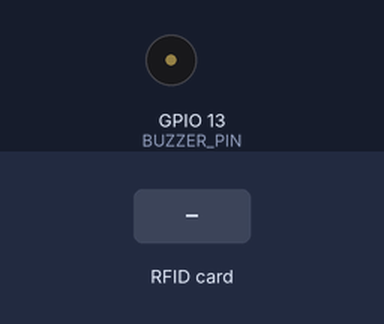
Bench run of a sketch on a simulated ESP32. On the bench: buzzer (waves = sounding, pin HIGH). The inputs (shaded band) are chosen by the test bench. WiFi joins after 1.5 s; servers stay silent unless stated; no MQTT or app messages arrive unless stated; what the sketch prints to the serial monitor is not drawn.

Above: at 2.8 s.
2.9 s: RFID card 5E 7A 19 C4 held to the reader
Timing chart, 0 to 5.9 s (numbered marks = the images above; inputs shaded):
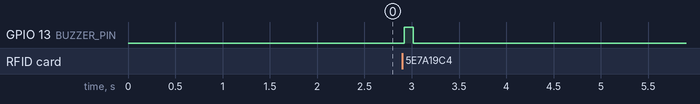

Measured:
- after the input at 2.9 s, GPIO 13 (BUZZER_PIN): LOW → HIGH at once, → LOW 0.10 s later

The sketch:

Act-9-Test-Yourself-RFID.ino
```cpp
/************************************************************
  ESP32 RFID + MQTT (Teaching Version)

  WHAT THIS CODE DOES:
  1. Connects ESP32 to WiFi
  2. Connects to an MQTT broker
  3. Reads an RFID card UID using MFRC522
  4. Sounds a buzzer when a card is detected
  5. Publishes the UID to an MQTT topic
  6. Uses millis() instead of delay() for timing
************************************************************/

// ==================== LIBRARIES ====================
// SPI library is needed for RFID communication
#include <SPI.h>

// MFRC522 library for RFID reader
#include <MFRC522.h>

// WiFi library for ESP32 internet connection
#include <WiFi.h>

// MQTT client library
#include <PubSubClient.h>

// ==================== PIN DEFINITIONS ====================
// These pins define how the RFID and buzzer are wired
#define SS_PIN     5     // RFID SDA / SS pin
#define RST_PIN    27    // RFID Reset pin
#define BUZZER_PIN 13    // Active buzzer pin

// ==================== WIFI CREDENTIALS ====================
// Change these to match your WiFi network
const char* ssid     = "WIFI";
const char* password = "PASS1234";

// ==================== MQTT SETTINGS ====================
// MQTT broker information
const char* mqtt_server   = "innovph.com";
const int   mqtt_port     = 1883;
const char* mqtt_user     = "mqtt";
const char* mqtt_password = "ICPHmqtt!";

// 🔹 DEVICE ID
// This identifies this ESP32 on the MQTT broker
// Changing this changes the MQTT topic automatically
const char* deviceId = "esp02";

// Buffer to store the final MQTT topic string
char mqtt_topic[64];

// ==================== OBJECT CREATION ====================
// Create RFID reader object
MFRC522 mfrc522(SS_PIN, RST_PIN);

// Create WiFi client (used by MQTT)
WiFiClient espClient;

// Create MQTT client
PubSubClient client(espClient);

// ==================== MILLIS TIMERS ====================
// These variables allow non-blocking timing
unsigned long lastScanTime = 0;   // last RFID scan time
unsigned long buzzerStart  = 0;   // when buzzer was turned on
bool buzzerActive          = false;

// Timing constants
const unsigned long SCAN_INTERVAL   = 1000; // 1 second between scans
const unsigned long BUZZER_DURATION = 100;  // buzzer ON time (ms)

// ==================== MQTT CONNECT FUNCTION ====================
// This function keeps trying until MQTT is connected
void connectMQTT() {
  while (!client.connected()) {
    Serial.print("Connecting to MQTT...");

    // Attempt to connect using deviceId as client name
    if (client.connect(deviceId, mqtt_user, mqtt_password)) {
      Serial.println("connected");
    } else {
      // If failed, print error code
      Serial.print("failed (rc=");
      Serial.print(client.state());
      Serial.println("), retrying...");
      delay(2000); // Delay is OK here (only reconnect logic)
    }
  }
}

// ==================== SETUP FUNCTION ====================
// Runs ONCE when ESP32 boots
void setup() {
  Serial.begin(115200);  // Start Serial Monitor

  // Setup buzzer pin
  pinMode(BUZZER_PIN, OUTPUT);
  digitalWrite(BUZZER_PIN, LOW); // buzzer OFF

  // Build MQTT topic dynamically
  // Example result: WiFi/act9/esp02/rfid
  snprintf(mqtt_topic, sizeof(mqtt_topic),
           "WiFi/act9/%s/rfid", deviceId);

  Serial.print("MQTT Topic: ");
  Serial.println(mqtt_topic);

  // Initialize SPI bus for RFID
  SPI.begin(18, 19, 23, SS_PIN);

  // Initialize RFID reader
  mfrc522.PCD_Init();

  // ==================== WIFI CONNECTION ====================
  Serial.print("Connecting to WiFi");
  WiFi.begin(ssid, password);

  // Wait until WiFi is connected
  while (WiFi.status() != WL_CONNECTED) {
    delay(500); // OK in setup
    Serial.print(".");
  }

  Serial.println("\nWiFi Connected");
  Serial.print("IP Address: ");
  Serial.println(WiFi.localIP());

  // ==================== MQTT SETUP ====================
  client.setServer(mqtt_server, mqtt_port);
  connectMQTT();

  Serial.println("RFID Ready. Tap card...");
}

// ==================== LOOP FUNCTION ====================
// Runs repeatedly forever
void loop() {
  // Get current system time
  unsigned long currentMillis = millis();

  // Ensure MQTT connection stays alive
  if (!client.connected()) {
    connectMQTT();
  }
  client.loop(); // Required for MQTT background tasks

  // ==================== BUZZER CONTROL ====================
  // Turn buzzer OFF after duration expires
  if (buzzerActive && (currentMillis - buzzerStart >= BUZZER_DURATION)) {
    digitalWrite(BUZZER_PIN, LOW);
    buzzerActive = false;
  }

  // ==================== RFID SCAN COOLDOWN ====================
  // Prevents multiple scans from the same card
  if (currentMillis - lastScanTime < SCAN_INTERVAL) {
    return;
  }

  // ==================== RFID DETECTION ====================
  // Check if a new card is present
  if (!mfrc522.PICC_IsNewCardPresent()) return;

  // Read the card UID
  if (!mfrc522.PICC_ReadCardSerial()) return;

  // Update last scan time
  lastScanTime = currentMillis;

  // ==================== BUZZER FEEDBACK ====================
  digitalWrite(BUZZER_PIN, HIGH); // buzzer ON
  buzzerStart  = currentMillis;
  buzzerActive = true;

  // ==================== UID PROCESSING ====================
  // Convert UID bytes to HEX string
  String uidStr = "";
  for (byte i = 0; i < mfrc522.uid.size; i++) {
    uidStr += String(mfrc522.uid.uidByte[i], HEX);
  }
  uidStr.toUpperCase(); // make UID readable and consistent

  Serial.print("RFID UID: ");
  Serial.println(uidStr);

  // ==================== MQTT PUBLISH ====================
  client.publish(mqtt_topic, uidStr.c_str());
  Serial.println("UID sent to MQTT");

  // Stop RFID communication properly
  mfrc522.PICC_HaltA();
  mfrc522.PCD_StopCrypto1();
}
```
